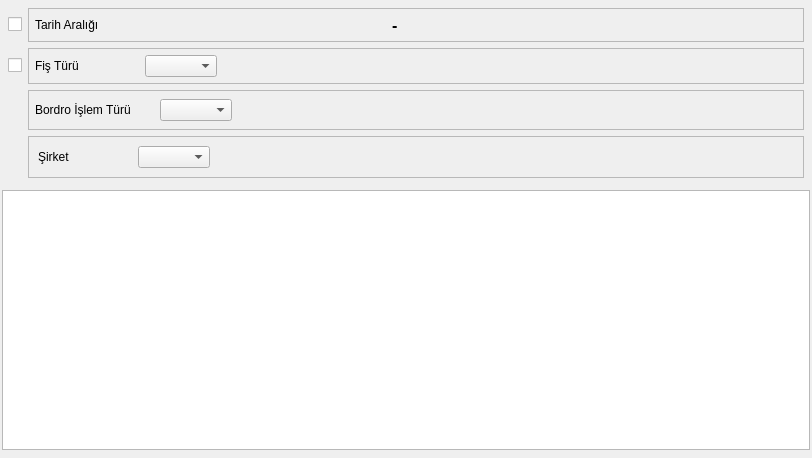
<?xml version="1.0" encoding="UTF-8"?>
<ui version="4.0">
 <class>CEK_SENET_BORDROSU_ARAMA</class>
 <widget class="QDialog" name="CEK_SENET_BORDROSU_ARAMA">
  <property name="geometry">
   <rect>
    <x>0</x>
    <y>0</y>
    <width>812</width>
    <height>458</height>
   </rect>
  </property>
  <property name="sizePolicy">
   <sizepolicy hsizetype="Expanding" vsizetype="Expanding">
    <horstretch>0</horstretch>
    <verstretch>0</verstretch>
   </sizepolicy>
  </property>
  <property name="minimumSize">
   <size>
    <width>500</width>
    <height>300</height>
   </size>
  </property>
  <property name="windowTitle">
   <string>Çek/Senet Bordrosu Arama</string>
  </property>
  <layout class="QGridLayout" name="gridLayout" rowstretch="10,40,5" columnstretch="40,5">
   <property name="margin">
    <number>2</number>
   </property>
   <item row="0" column="0" colspan="2">
    <widget class="QFrame" name="main_frame">
     <property name="sizePolicy">
      <sizepolicy hsizetype="Expanding" vsizetype="Fixed">
       <horstretch>0</horstretch>
       <verstretch>0</verstretch>
      </sizepolicy>
     </property>
     <property name="font">
      <font>
       <kerning>true</kerning>
      </font>
     </property>
     <property name="frameShape">
      <enum>QFrame::NoFrame</enum>
     </property>
     <property name="frameShadow">
      <enum>QFrame::Raised</enum>
     </property>
     <property name="lineWidth">
      <number>0</number>
     </property>
     <layout class="QGridLayout" name="gridLayout_4" rowstretch="1,0,0,0" columnstretch="0,0,0,0,0,0,0">
      <property name="margin">
       <number>6</number>
      </property>
      <item row="0" column="0">
       <widget class="QCheckBox" name="date_check_box">
        <property name="sizePolicy">
         <sizepolicy hsizetype="Fixed" vsizetype="Fixed">
          <horstretch>0</horstretch>
          <verstretch>0</verstretch>
         </sizepolicy>
        </property>
        <property name="text">
         <string/>
        </property>
       </widget>
      </item>
      <item row="0" column="1" colspan="6">
       <widget class="QFrame" name="date_frame">
        <property name="sizePolicy">
         <sizepolicy hsizetype="Expanding" vsizetype="Fixed">
          <horstretch>0</horstretch>
          <verstretch>0</verstretch>
         </sizepolicy>
        </property>
        <property name="frameShape">
         <enum>QFrame::StyledPanel</enum>
        </property>
        <property name="frameShadow">
         <enum>QFrame::Raised</enum>
        </property>
        <layout class="QGridLayout" name="gridLayout_2" columnstretch="1,5,1,5,3">
         <property name="margin">
          <number>6</number>
         </property>
         <item row="0" column="0">
          <widget class="QLabel" name="label_baslangic_trh">
           <property name="sizePolicy">
            <sizepolicy hsizetype="Fixed" vsizetype="Fixed">
             <horstretch>0</horstretch>
             <verstretch>0</verstretch>
            </sizepolicy>
           </property>
           <property name="text">
            <string>Tarih Aralığı           </string>
           </property>
          </widget>
         </item>
         <item row="0" column="2">
          <widget class="QLabel" name="label">
           <property name="sizePolicy">
            <sizepolicy hsizetype="Fixed" vsizetype="Ignored">
             <horstretch>0</horstretch>
             <verstretch>0</verstretch>
            </sizepolicy>
           </property>
           <property name="font">
            <font>
             <pointsize>12</pointsize>
             <weight>75</weight>
             <bold>true</bold>
            </font>
           </property>
           <property name="text">
            <string>-</string>
           </property>
          </widget>
         </item>
         <item row="0" column="4">
          <spacer name="horizontalSpacer_2">
           <property name="orientation">
            <enum>Qt::Horizontal</enum>
           </property>
           <property name="sizeHint" stdset="0">
            <size>
             <width>40</width>
             <height>20</height>
            </size>
           </property>
          </spacer>
         </item>
         <item row="0" column="1">
          <widget class="QAdakDate" name="adakDate_first_date">
           <property name="minimumSize">
            <size>
             <width>242</width>
             <height>0</height>
            </size>
           </property>
           <property name="whatsThis">
            <string>Tarih WidgetÄ± </string>
           </property>
           <property name="QAdakDate" stdset="0">
            <rect>
             <x>0</x>
             <y>0</y>
             <width>100</width>
             <height>100</height>
            </rect>
           </property>
          </widget>
         </item>
         <item row="0" column="3">
          <widget class="QAdakDate" name="adakDate_second_date">
           <property name="minimumSize">
            <size>
             <width>242</width>
             <height>0</height>
            </size>
           </property>
           <property name="whatsThis">
            <string>Tarih WidgetÄ± </string>
           </property>
           <property name="QAdakDate" stdset="0">
            <rect>
             <x>0</x>
             <y>0</y>
             <width>100</width>
             <height>100</height>
            </rect>
           </property>
          </widget>
         </item>
        </layout>
       </widget>
      </item>
      <item row="2" column="1" colspan="6">
       <widget class="QFrame" name="islem_turu_frame">
        <property name="sizePolicy">
         <sizepolicy hsizetype="Expanding" vsizetype="Fixed">
          <horstretch>0</horstretch>
          <verstretch>0</verstretch>
         </sizepolicy>
        </property>
        <property name="minimumSize">
         <size>
          <width>636</width>
          <height>40</height>
         </size>
        </property>
        <property name="frameShape">
         <enum>QFrame::StyledPanel</enum>
        </property>
        <property name="frameShadow">
         <enum>QFrame::Raised</enum>
        </property>
        <layout class="QGridLayout" name="gridLayout_3" columnstretch="0,0,0">
         <property name="margin">
          <number>6</number>
         </property>
         <item row="0" column="0">
          <widget class="QLabel" name="label_baslangic_trh_2">
           <property name="sizePolicy">
            <sizepolicy hsizetype="Fixed" vsizetype="Fixed">
             <horstretch>0</horstretch>
             <verstretch>0</verstretch>
            </sizepolicy>
           </property>
           <property name="minimumSize">
            <size>
             <width>119</width>
             <height>0</height>
            </size>
           </property>
           <property name="text">
            <string>Bordro İşlem Türü </string>
           </property>
          </widget>
         </item>
         <item row="0" column="1">
          <widget class="QComboBox" name="comboBox_bordro_islem_turu">
           <property name="sizePolicy">
            <sizepolicy hsizetype="Minimum" vsizetype="Fixed">
             <horstretch>0</horstretch>
             <verstretch>0</verstretch>
            </sizepolicy>
           </property>
          </widget>
         </item>
         <item row="0" column="2">
          <spacer name="horizontalSpacer_5">
           <property name="orientation">
            <enum>Qt::Horizontal</enum>
           </property>
           <property name="sizeHint" stdset="0">
            <size>
             <width>40</width>
             <height>20</height>
            </size>
           </property>
          </spacer>
         </item>
        </layout>
       </widget>
      </item>
      <item row="1" column="0">
       <widget class="QCheckBox" name="checkBox_ent_fis_turu">
        <property name="text">
         <string/>
        </property>
       </widget>
      </item>
      <item row="1" column="1" colspan="6">
       <widget class="QFrame" name="frame_ent_fis_turu">
        <property name="sizePolicy">
         <sizepolicy hsizetype="Expanding" vsizetype="Fixed">
          <horstretch>0</horstretch>
          <verstretch>0</verstretch>
         </sizepolicy>
        </property>
        <property name="frameShape">
         <enum>QFrame::StyledPanel</enum>
        </property>
        <property name="frameShadow">
         <enum>QFrame::Raised</enum>
        </property>
        <layout class="QGridLayout" name="gridLayout_7" columnstretch="1,1,10">
         <property name="margin">
          <number>6</number>
         </property>
         <item row="0" column="0">
          <widget class="QLabel" name="label_2">
           <property name="sizePolicy">
            <sizepolicy hsizetype="Fixed" vsizetype="Fixed">
             <horstretch>0</horstretch>
             <verstretch>0</verstretch>
            </sizepolicy>
           </property>
           <property name="text">
            <string>Fiş Türü                  </string>
           </property>
          </widget>
         </item>
         <item row="0" column="1">
          <widget class="QComboBox" name="comboBox_ent_fis_turu">
           <property name="sizePolicy">
            <sizepolicy hsizetype="Minimum" vsizetype="Fixed">
             <horstretch>0</horstretch>
             <verstretch>0</verstretch>
            </sizepolicy>
           </property>
          </widget>
         </item>
         <item row="0" column="2">
          <spacer name="horizontalSpacer_7">
           <property name="orientation">
            <enum>Qt::Horizontal</enum>
           </property>
           <property name="sizeHint" stdset="0">
            <size>
             <width>696</width>
             <height>20</height>
            </size>
           </property>
          </spacer>
         </item>
        </layout>
       </widget>
      </item>
      <item row="3" column="1" colspan="6">
       <widget class="QFrame" name="frame_fis_filtresi">
        <property name="frameShape">
         <enum>QFrame::StyledPanel</enum>
        </property>
        <property name="frameShadow">
         <enum>QFrame::Raised</enum>
        </property>
        <layout class="QGridLayout" name="gridLayout_5">
         <item row="0" column="0">
          <widget class="QLabel" name="label_fis_filtresi">
           <property name="sizePolicy">
            <sizepolicy hsizetype="Fixed" vsizetype="Fixed">
             <horstretch>0</horstretch>
             <verstretch>0</verstretch>
            </sizepolicy>
           </property>
           <property name="text">
            <string>Şirket                   </string>
           </property>
          </widget>
         </item>
         <item row="0" column="1">
          <widget class="QComboBox" name="comboBox_fis_filtresi">
           <property name="sizePolicy">
            <sizepolicy hsizetype="Minimum" vsizetype="Fixed">
             <horstretch>0</horstretch>
             <verstretch>0</verstretch>
            </sizepolicy>
           </property>
          </widget>
         </item>
         <item row="0" column="2">
          <spacer name="horizontalSpacer_3">
           <property name="orientation">
            <enum>Qt::Horizontal</enum>
           </property>
           <property name="sizeHint" stdset="0">
            <size>
             <width>317</width>
             <height>17</height>
            </size>
           </property>
          </spacer>
         </item>
        </layout>
       </widget>
      </item>
     </layout>
    </widget>
   </item>
   <item row="1" column="0" colspan="2">
    <widget class="QTableWidget" name="tableWidget"/>
   </item>
   <item row="2" column="0" colspan="2">
    <widget class="QWidget" name="widget_batch_buttons" native="true">
     <property name="sizePolicy">
      <sizepolicy hsizetype="Expanding" vsizetype="Fixed">
       <horstretch>0</horstretch>
       <verstretch>0</verstretch>
      </sizepolicy>
     </property>
    </widget>
   </item>
  </layout>
 </widget>
 <customwidgets>
  <customwidget>
   <class>QAdakDate</class>
   <extends>QWidget</extends>
   <header>QAdakDate.h</header>
  </customwidget>
 </customwidgets>
 <tabstops>
  <tabstop>date_check_box</tabstop>
  <tabstop>adakDate_first_date</tabstop>
  <tabstop>adakDate_second_date</tabstop>
  <tabstop>comboBox_bordro_islem_turu</tabstop>
  <tabstop>tableWidget</tabstop>
 </tabstops>
 <resources/>
 <connections/>
</ui>
